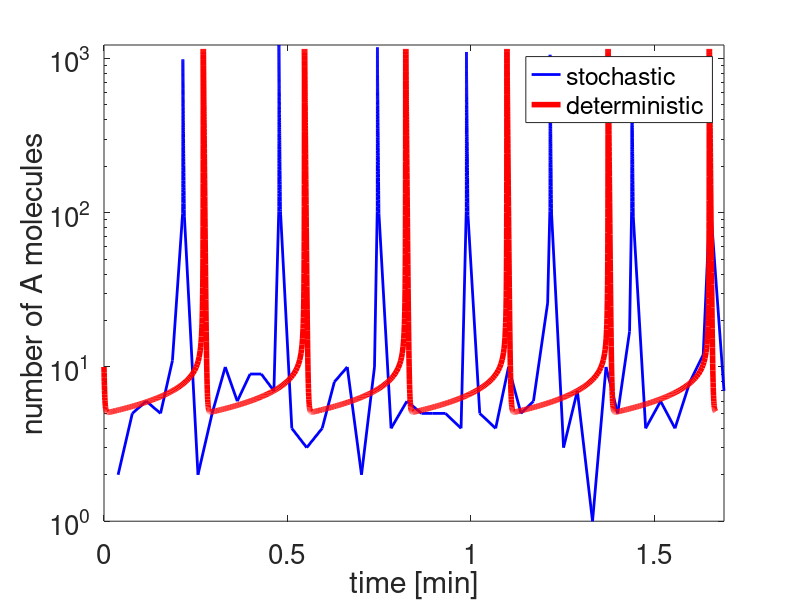
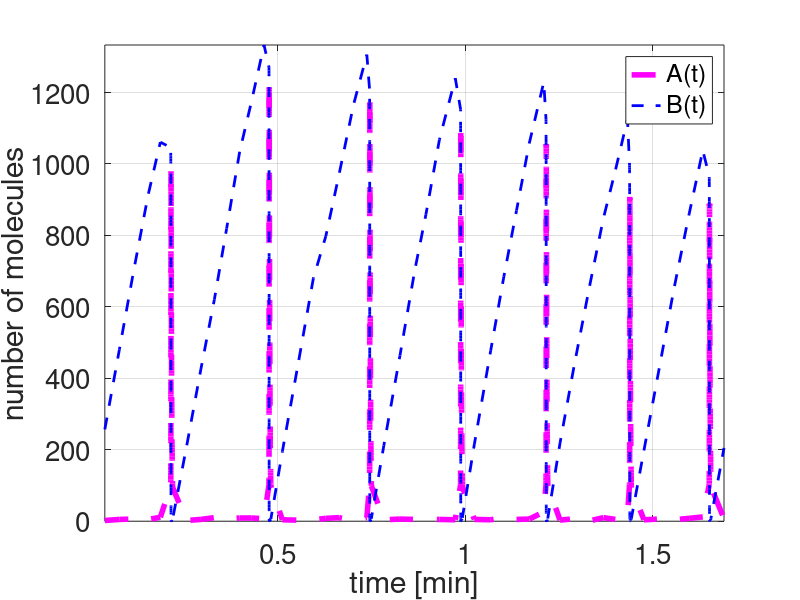
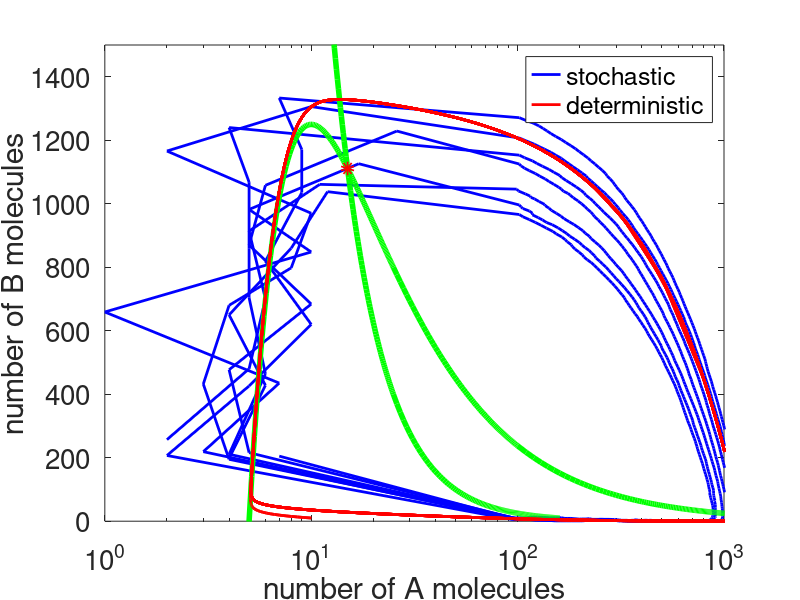
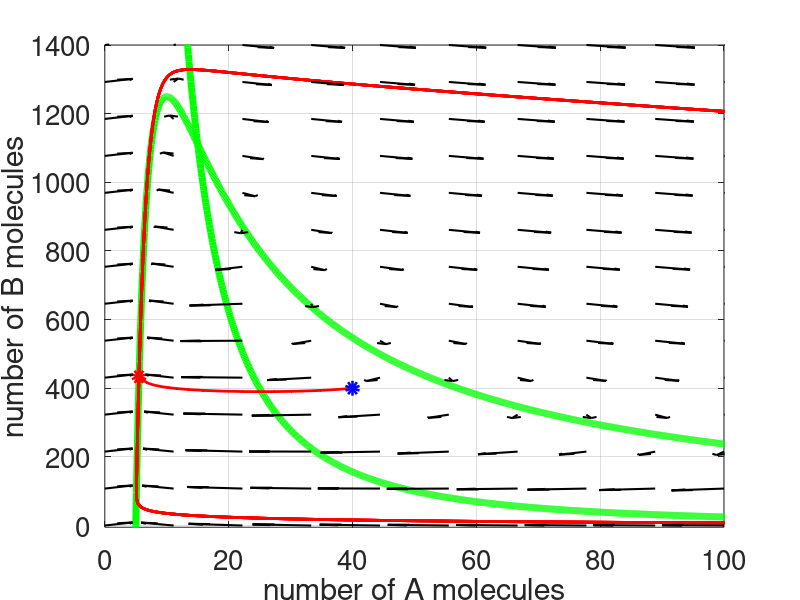

Source code (MATLAB) for these figures, in order: (Note: this script raises an error after producing the figures.)
function CH2_stochastic_resonance

%% Set parameter values
k1=0.0004;
k2=50;
k3=10;
k4=100;

T = 100;

A0=10;
B0=10;

time=0;
timeSSA=0;
kk=0;
A = A0;
B = B0;
%% SSA
while (time<T)
    timeSSAprev=timeSSA;
    timefinSSA=500;
    kk=kk+1;
    while (timeSSA<timeSSAprev+timefinSSA)
        if (A>100)
            timefinSSA=10;
        end
        rr=rand(2,1);
        timeSSA=timeSSA+1;
        a0=k1*A*(A-1)*B+k2+k3*A+k4;
        tau=(1/a0)*log(1/rr(1));
        ss=k1*A*(A-1)*B;
        if (ss>rr(2)*a0)
            A=A+1;
            B=B-1;
        else
            ss=ss+k2;
            if (ss>rr(2)*a0)
                A=A+1;
            else
                ss=ss+k3*A;
                if (ss>rr(2)*a0)
                    A=A-1;
                else
                    ss=ss+k4;
                    if (ss>rr(2)*a0)
                        B=B+1;
                    end
                end
            end
        end
        time=time+tau;
    end
    AA(kk)=A;
    BB(kk)=B;
    tt(kk)=time;
end

%% Solve ODE (mass action model)
[t,z] = ode45(@(t,z) [k1*z(1)*z(1)*z(2)+k2-k3*z(1); -k1*z(1)*z(1)*z(2)+k4] ,[0 T],[A0; B0]);

%% Plotting
figure(1); % logged y-axis version of the plot
h=semilogy(tt/60,AA);
hold on;
set(h,'Color','b','Linewidth',2);
h=semilogy(t/60,z(:,1));
set(h,'Color','r','Linewidth',4);
xlabel('time [min]');
ylabel('number of A molecules');
legend('stochastic','deterministic');
axis tight;
set(gca,'YTick',[1 10 100 1000 10000]);
set(gca,'Fontsize',20);

%%
figure(2);
plot(tt/60,AA,'m--','Linewidth',4);
hold on;
plot(tt/60,BB,'b--','Linewidth',2);
xlabel('time [min]');
ylabel('number of molecules');
legend('A(t)','B(t)');
axis tight;
grid on;
set(gca,'Fontsize',20);

%%
figure(3);
xval1=[2:0.15:24.8 25:1:100 110:10:1000 1100:100:6200];
xval2=[2:0.15:24.8 25:1:160];
ynul1=(k3*xval1-k2)./(k1*xval1.*xval1);
ynul2=k4./(k1*xval2.*xval2);
semilogx(AA,BB,'b','Linewidth',2);
hold on;
semilogx(z(:,1),z(:,2),'r','Linewidth',2);
xlabel('number of A molecules');
ylabel('number of B molecules');
h=semilogx(xval1,ynul1);
set(h,'Color','g','Linewidth',4);
h=semilogx(xval2,ynul2);
set(h,'Color','g','Linewidth',4);
h=semilogx([(k4+k2)/k3],[k4*k3*k3/(k1*(k4+k2)*(k4+k2))],'ro');
semilogx(z(:,1),z(:,2),'r','Linewidth',2);
set(h,'Markersize',4,'Linewidth',6);
scatter(z(1,1),z(1,2),'b','Linewidth',5);
legend('stochastic','deterministic');
set(gca,'XTick',[1 10 100 1000 10000]);
set(gca,'Fontsize',20);
axis tight;
ylim([0 1500]);
xlim([0 1000]);

%%
figure(4);
xval1=0:0.1:500;
xval2=0:0.1:1500;
ynul1=(k3*xval1-k2)./(k1*xval1.*xval1);
ynul2=k4./(k1*xval2.*xval2);
plot(xval1,ynul1,'g','Linewidth',5);
hold on;
plot(xval2,ynul2,'g','Linewidth',5);
ylim([-5 1400]);
xlim([0 100]);
xlabel('number of A molecules');
ylabel('number of B molecules');
[t,z] = ode45(@(t,z) [k1*z(1)*z(1)*z(2)+k2-k3*z(1); -k1*z(1)*z(1)*z(2)+k4] ,[0 T],[40; 400]);
plot(z(:,1),z(:,2),'.-r','Linewidth',2);
scatter(z(1,1),z(1,2),'b','Linewidth',5);
scatter(z(end,1),z(end,2),'r','Linewidth',5);
set(gca,'Fontsize',20);
grid on;

% add direction field
[X,Y] = meshgrid(linspace(0,100,10),linspace(0,1400,14));
du = k1*X.*X.*Y+k2-k3*X;
dv = -k1*X.*X.*Y+k4;
un=du./sqrt(du.^2+dv.^2);
uv=dv./sqrt(du.^2+dv.^2);
quiver(X,Y,un,uv,0.1,'k','LineWidth',1.5,'Alignment','center','MaxHeadSize',5,'AlignVertexCenters','on');
